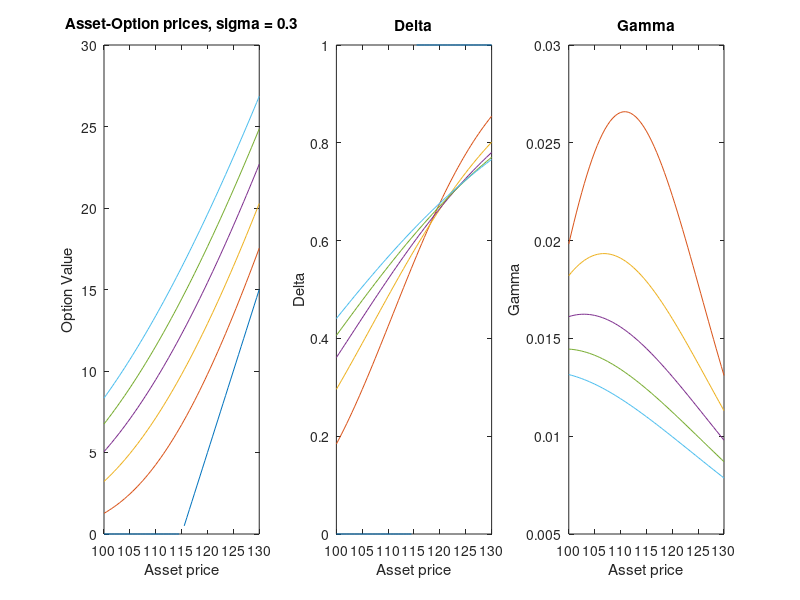

This chart was generated by the following MATLAB code:
m=6;
n=61;
S0=100;
S1=130;
K=115;
r=0.05;
T=1.0;
sigma=0.3;

f = inline('(-x*x*0.5)/sqrt(2*pi)', 'x');


time = transpose(linspace(T,0,m));
S=linspace(S0,S1,n);

d1 =(log(S/K) + ( (r + sigma ^2/2)*(T-time)))./( sigma*
sqrt(T-time));
d2 = (log(S/K) + ( (r - sigma ^2/2)*(T-time)))./( sigma*
sqrt(T-time));

part1 = bsxfun(@times, normcdf(d1),S);
part2 = bsxfun( @times , K*exp(-r*(T-time)), normcdf(d2));
VC= part1-part2;
Delta = normcdf(d1);

g1 = 1./bsxfun ( @times , sqrt (2*pi)*sigma*sqrt(T-time
), S);
g2 = exp(-d1 .^2/2);
Gamma = g1 .* g2;



subplot(1,3,1);
plot(S,VC);
title("Asset-Option prices, sigma = 0.3")
xlabel('Asset price');
ylabel('Option Value');


subplot(1,3,2);
plot(S,Delta);
title("Delta")
xlabel('Asset price');
ylabel('Delta');

subplot(1,3,3);
plot(S,Gamma);
title("Gamma");
xlabel('Asset price');
ylabel('Gamma');
 
